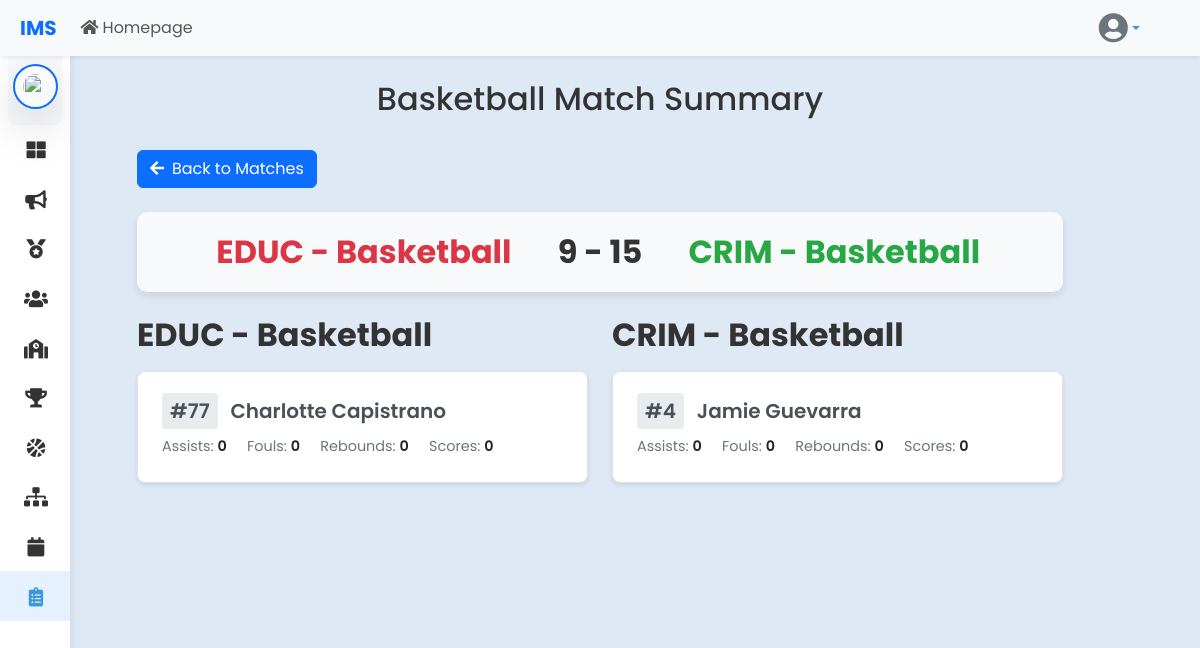
The app's page /livescoring/match_summary.php?match_id=376 with its own data.
### tables this page shows
CREATE TABLE `matches` (
  `match_id` int(11) NOT NULL,
  `match_identifier` varchar(50) DEFAULT NULL,
  `bracket_id` int(11) DEFAULT NULL,
  `teamA_id` int(11) DEFAULT NULL,
  `teamB_id` int(11) DEFAULT NULL,
  `round` int(11) NOT NULL,
  `match_number` int(11) DEFAULT NULL,
  `next_match_number` int(11) DEFAULT NULL,
  `status` enum('Pending','Upcoming','Ongoing','Finished') DEFAULT 'Pending',
  `match_type` enum('regular','semifinal','final','third_place') DEFAULT 'regular'
);

CREATE TABLE `games` (
  `game_id` int(11) NOT NULL,
  `game_name` varchar(255) NOT NULL,
  `number_of_players` int(11) DEFAULT NULL,
  `category` varchar(100) DEFAULT NULL,
  `environment` enum('Indoor','Outdoor') NOT NULL,
  `created_at` timestamp NOT NULL DEFAULT current_timestamp(),
  `school_id` int(11) DEFAULT NULL
);

CREATE TABLE `teams` (
  `team_id` int(11) NOT NULL,
  `team_name` varchar(255) NOT NULL,
  `game_id` int(11) NOT NULL,
  `created_at` timestamp NOT NULL DEFAULT current_timestamp(),
  `grade_section_course_id` int(11) DEFAULT NULL,
  `wins` int(11) DEFAULT 0,
  `losses` int(11) DEFAULT 0
);

CREATE TABLE `match_results` (
  `result_id` int(11) NOT NULL,
  `match_id` int(11) NOT NULL,
  `game_id` int(11) NOT NULL,
  `team_A_id` int(11) NOT NULL,
  `team_B_id` int(11) NOT NULL,
  `score_teamA` int(11) NOT NULL DEFAULT 0,
  `score_teamB` int(11) NOT NULL DEFAULT 0,
  `winning_team_id` int(11) NOT NULL,
  `losing_team_id` int(11) NOT NULL,
  `last_updated` timestamp NOT NULL DEFAULT current_timestamp() ON UPDATE current_timestamp()
);

CREATE TABLE `players` (
  `player_id` int(11) NOT NULL,
  `player_lastname` varchar(255) NOT NULL,
  `player_firstname` varchar(255) NOT NULL,
  `player_middlename` varchar(255) NOT NULL,
  `team_id` int(11) NOT NULL,
  `created_at` timestamp NOT NULL DEFAULT current_timestamp(),
  `jersey_number` int(11) NOT NULL DEFAULT 0
);

CREATE TABLE `game_stats_config` (
  `config_id` int(11) NOT NULL,
  `game_id` int(11) NOT NULL,
  `stat_name` varchar(50) NOT NULL
);

### livescoring/match_summary.php (the view, shortened to what this page needs)
<?php
$conn = con();
$user_role = $_SESSION['role'];
$match_id = isset($_GET['match_id']) ? intval($_GET['match_id']) : 0;
$match_query = "
    SELECT
        m.match_id,
        m.bracket_id,
        mr.score_teamA,
        mr.score_teamB,
        tA.team_name as teamA_name,
        tB.team_name as teamB_name,
        tA.team_id as teamA_id,
        tB.team_id as teamB_id,
        b.game_id,
        g.game_name
    FROM matches m
    JOIN match_results mr ON m.match_id = mr.match_id
    JOIN teams tA ON mr.team_A_id = tA.team_id
    JOIN teams tB ON mr.team_B_id = tB.team_id
    JOIN brackets b ON m.bracket_id = b.bracket_id
    JOIN games g ON b.game_id = g.game_id
    WHERE m.match_id = ?";
$stmt = $conn->prepare($match_query);
$stmt->bind_param("i", $match_id);
$stmt->execute();
$match = $stmt->get_result()->fetch_assoc();
$stats_query = "SELECT config_id, stat_name FROM game_stats_config WHERE game_id = ?";
$stats_stmt = $conn->prepare($stats_query);
$stats_stmt->bind_param("i", $match['game_id']);
$stats_stmt->execute();
$stats_result = $stats_stmt->get_result();
$game_stats = [];
while ($stat = $stats_result->fetch_assoc()) {
    $game_stats[] = $stat;
}
function getPlayerStats($conn, $team_id, $match_id)
{
    $players_query = "
        SELECT
            p.player_id,
            p.player_lastname,
            p.player_firstname,
            p.jersey_number,
            ps.stat_name,
            ps.stat_value
        FROM players p
        LEFT JOIN player_match_stats ps ON p.player_id = ps.player_id AND ps.match_id = ?
        WHERE p.team_id = ?
        ORDER BY p.jersey_number";
    $stmt = $conn->prepare($players_query);
    $stmt->bind_param("ii", $match_id, $team_id);
    $stmt->execute();
    $result = $stmt->get_result();
    $players = [];
    while ($row = $result->fetch_assoc()) {
        $player_id = $row['player_id'];
        if (!isset($players[$player_id])) {
            $players[$player_id] = [
                'player_id' => $player_id,
                'player_lastname' => $row['player_lastname'],
                'player_firstname' => $row['player_firstname'],
                'jersey_number' => $row['jersey_number'],
                'stats' => []
            ];
        }
    }
    return array_values($players);
}
$teamA_players = getPlayerStats($conn, $match['teamA_id'], $match_id);
$teamB_players = getPlayerStats($conn, $match['teamB_id'], $match_id);
include '../navbar/navbar.php';
?>
<!DOCTYPE html>
<html lang="en">
<head>
    <link href="https://cdn.jsdelivr.net/npm/bootstrap@5.3.3/dist/css/bootstrap.min.css" rel="stylesheet">
    <link rel="stylesheet" href="https://cdnjs.cloudflare.com/ajax/libs/font-awesome/5.15.4/css/all.min.css" />
    <link rel="stylesheet" href="../styles/committee.css">
    <link rel="stylesheet" href="../styles/dashboard.css">
</head>
<body>
    <nav>
        <?php
        if ($user_role === 'Committee') {
            include '../committee/csidebar.php';
        } else {
            include '../department_admin/sidebar.php';
        }
        ?>
    </nav>
    <div class="container mt-4">
        <div class="row justify-content-center">
            <div class="col-md-10">
                <h2 class="text-center mb-4"><?= htmlspecialchars($match['game_name']) ?> Match Summary</h2>
                <div class="text-start mb-4 back-button">
                    <a href="<?= $user_role === 'Committee' ? 'match_list.php' : 'admin_match_list.php' ?>" class="btn btn-primary">
                        <i class="fas fa-arrow-left me-2"></i>Back to Matches
                    </a>
                </div>
                <div class="score-display">
                    <div class="row align-items-center">
                        <div class="col-5 text-end">
                            <span class="<?= $match['score_teamA'] > $match['score_teamB'] ? 'winner' : 'loser' ?>">
                                <?= htmlspecialchars($match['teamA_name']) ?>
                            </span>
                        </div>
                        <div class="col-2">
                            <span class="score">
                                <?= $match['score_teamA'] ?> - <?= $match['score_teamB'] ?>
                            </span>
                        </div>
                        <div class="col-5 text-start">
                            <span class="<?= $match['score_teamB'] > $match['score_teamA'] ? 'winner' : 'loser' ?>">
                                <?= htmlspecialchars($match['teamB_name']) ?>
                            </span>
                        </div>
                    </div>
                </div>
                <div class="row mt-4">
                    <div class="col-md-6">
                        <h3 class="team-name"><?= htmlspecialchars($match['teamA_name']) ?></h3>
                        <?php foreach ($teamA_players as $player): ?>
                            <div class="player-card">
                                <div class="player-name mb-2">
                                    <span class="jersey-number">#<?= htmlspecialchars($player['jersey_number']) ?></span>
                                    <?= htmlspecialchars($player['player_firstname']) ?> <?= htmlspecialchars($player['player_lastname']) ?>
                                </div>
                                <div class="player-stats">
                                    <?php foreach ($game_stats as $stat): ?>
                                        <div class="stat-item">
                                            <?= htmlspecialchars($stat['stat_name']) ?>:
                                            <span class="stat-value">
                                                <?= isset($player['stats'][$stat['stat_name']]) ? $player['stats'][$stat['stat_name']] : '0' ?>
                                            </span>
                                        </div>
                                    <?php endforeach; ?>
                                </div>
                            </div>
                        <?php endforeach; ?>
                    </div>
                    <div class="col-md-6">
                        <h3 class="team-name"><?= htmlspecialchars($match['teamB_name']) ?></h3>
                        <?php foreach ($teamB_players as $player): ?>
                            <div class="player-card">
                                <div class="player-name mb-2">
                                    <span class="jersey-number">#<?= htmlspecialchars($player['jersey_number']) ?></span>
                                    <?= htmlspecialchars($player['player_firstname']) ?> <?= htmlspecialchars($player['player_lastname']) ?>
                                </div>
                                <div class="player-stats">
                                    <?php foreach ($game_stats as $stat): ?>
                                        <div class="stat-item">
                                            <?= htmlspecialchars($stat['stat_name']) ?>:
                                            <span class="stat-value">
                                                <?= isset($player['stats'][$stat['stat_name']]) ? $player['stats'][$stat['stat_name']] : '0' ?>
                                            </span>
                                        </div>
                                    <?php endforeach; ?>
                                </div>
                            </div>
                        <?php endforeach; ?>
                    </div>
                </div>
</body>
</html>

### styles/committee.css (style rules this page uses)
* { margin: 0; padding: 0; outline: none; border: none; text-decoration: none; box-sizing: border-box; font-family: "Poppins", sans-serif; }
body { background: #dfe9f5 !important; }
h2 { margin-bottom: 20px; }

### styles/dashboard.css (style rules this page uses)
:root { --primary-color: #3C99DC; --secondary-color: #23b788; --accent-color: #DE2C7C; --background-color: #f4f6f9; --sidebar-color: #2C3E50; --sidebar-hover-color: #1A252F; --text-color: #ffffff; --card-bg-color: #ffffff; --card-text-color: #333333; --sidebar-width: 250px; --sidebar-mini-width: 70px; --transition-speed: 0.3s; --body-bg: #f4f6f9; }
body { font-family: 'Poppins', sans-serif; background: var(--background-color); color: var(--card-text-color); margin: 0; padding: 0; overflow-x: hidden; }
a { color: var(--primary-color); text-decoration: none; transition: color 0.3s; }
h2 { color: var(--card-text-color); }
html, body { height: 100%; margin: 0; padding: 0; overflow-x: hidden; }

### livescoring/match_summary.php (style rules this page uses)
.score-display { font-size: 2rem; font-weight: bold; text-align: center; padding: 1rem; background-color: #f8f9fa; border-radius: 10px; margin: 1rem 0; box-shadow: 0 4px 8px rgba(0, 0, 0, 0.1); }
.team-name { font-size: 2rem; font-weight: bold; color: #333; margin-bottom: 1rem; }
.player-card { background-color: #fff; border: 1px solid #dee2e6; border-radius: 8px; padding: 1.5rem; margin-bottom: 1.5rem; box-shadow: 0 2px 4px rgba(0, 0, 0, 0.1); transition: transform 0.2s; }
.player-name { font-weight: 600; color: #495057; font-size: 1.25rem; }
.jersey-number { background-color: #e9ecef; padding: 0.25rem 0.5rem; border-radius: 4px; font-weight: 600; margin-right: 0.5rem; }
.stat-item { display: inline-block; margin-right: 1rem; color: #6c757d; font-size: 0.9rem; }
.stat-value { font-weight: 600; color: #212529; }
.winner { color: #28a745; }
.loser { color: #dc3545; }
.back-button { margin-top: 2rem; text-align: center; }

### records on screen
matches: games.game_name "Basketball", teamA.team_name "EDUC - Basketball", match_results.score_teamA "9", match_results.score_teamB "15", teamB.team_name "CRIM - Basketball"
players: jersey_number "77", player_firstname "Charlotte", player_lastname "Capistrano"
game_stats_config: stat_name "Assists", shows "0"
game_stats_config: stat_name "Fouls", shows "0"
game_stats_config: stat_name "Rebounds", shows "0"
game_stats_config: stat_name "Scores", shows "0"
players: jersey_number "4", player_firstname "Jamie", player_lastname "Guevarra"
